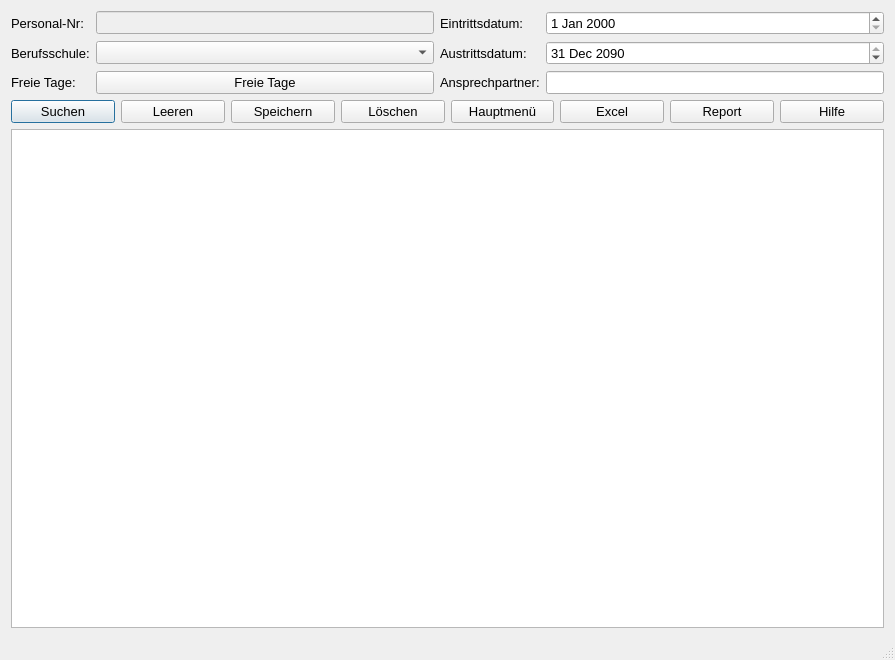
<?xml version="1.0" encoding="UTF-8"?>
<ui version="4.0">
 <class>Berufsschule</class>
 <widget class="QDialog" name="Berufsschule">
  <property name="geometry">
   <rect>
    <x>0</x>
    <y>0</y>
    <width>895</width>
    <height>660</height>
   </rect>
  </property>
  <property name="minimumSize">
   <size>
    <width>895</width>
    <height>660</height>
   </size>
  </property>
  <property name="windowTitle">
   <string>Berufsschule</string>
  </property>
  <property name="sizeGripEnabled">
   <bool>true</bool>
  </property>
  <layout class="QGridLayout" name="gridLayout">
   <item row="5" column="0" colspan="9">
    <layout class="QGridLayout" name="gridLayout_2">
     <item row="0" column="0">
      <widget class="QPushButton" name="pb_suchen">
       <property name="minimumSize">
        <size>
         <width>100</width>
         <height>0</height>
        </size>
       </property>
       <property name="font">
        <font>
         <pointsize>10</pointsize>
        </font>
       </property>
       <property name="text">
        <string>Suchen</string>
       </property>
       <property name="icon">
        <iconset>
         <normaloff>C:/Users/koele/_Symbole/UsedSymbols/searchmagnifierinterfacesymbol1_79893.ico</normaloff>C:/Users/koele/_Symbole/UsedSymbols/searchmagnifierinterfacesymbol1_79893.ico</iconset>
       </property>
      </widget>
     </item>
     <item row="0" column="1">
      <widget class="QPushButton" name="bt_clear">
       <property name="minimumSize">
        <size>
         <width>100</width>
         <height>0</height>
        </size>
       </property>
       <property name="font">
        <font>
         <pointsize>10</pointsize>
        </font>
       </property>
       <property name="text">
        <string>Leeren</string>
       </property>
       <property name="icon">
        <iconset>
         <normaloff>Z:/Knapp_Apprentice_Training/_Symbole/UsedSymbols/-clear_90704.ico</normaloff>Z:/Knapp_Apprentice_Training/_Symbole/UsedSymbols/-clear_90704.ico</iconset>
       </property>
      </widget>
     </item>
     <item row="0" column="4">
      <widget class="QPushButton" name="btHp">
       <property name="minimumSize">
        <size>
         <width>100</width>
         <height>0</height>
        </size>
       </property>
       <property name="font">
        <font>
         <pointsize>10</pointsize>
        </font>
       </property>
       <property name="text">
        <string>Hauptmenü</string>
       </property>
       <property name="icon">
        <iconset>
         <normaloff>C:/Users/koele/_Symbole/UsedSymbols/log-out_icon-icons.com_50106.ico</normaloff>C:/Users/koele/_Symbole/UsedSymbols/log-out_icon-icons.com_50106.ico</iconset>
       </property>
      </widget>
     </item>
     <item row="0" column="3">
      <widget class="QPushButton" name="btLoeschen">
       <property name="minimumSize">
        <size>
         <width>100</width>
         <height>0</height>
        </size>
       </property>
       <property name="font">
        <font>
         <pointsize>10</pointsize>
        </font>
       </property>
       <property name="text">
        <string>Löschen</string>
       </property>
       <property name="icon">
        <iconset>
         <normaloff>C:/Users/koele/_Symbole/UsedSymbols/seo-social-web-network-internet_262_icon-icons.com_61518.ico</normaloff>C:/Users/koele/_Symbole/UsedSymbols/seo-social-web-network-internet_262_icon-icons.com_61518.ico</iconset>
       </property>
      </widget>
     </item>
     <item row="0" column="6">
      <widget class="QPushButton" name="pb_report">
       <property name="minimumSize">
        <size>
         <width>100</width>
         <height>0</height>
        </size>
       </property>
       <property name="font">
        <font>
         <pointsize>10</pointsize>
        </font>
       </property>
       <property name="text">
        <string>Report</string>
       </property>
       <property name="icon">
        <iconset>
         <normaloff>C:/Users/koele/_Symbole/UsedSymbols/reporting_noun_report_document_file_icon_148360.ico</normaloff>C:/Users/koele/_Symbole/UsedSymbols/reporting_noun_report_document_file_icon_148360.ico</iconset>
       </property>
      </widget>
     </item>
     <item row="0" column="5">
      <widget class="QPushButton" name="btExcel">
       <property name="minimumSize">
        <size>
         <width>100</width>
         <height>0</height>
        </size>
       </property>
       <property name="font">
        <font>
         <pointsize>10</pointsize>
        </font>
       </property>
       <property name="text">
        <string>Excel</string>
       </property>
       <property name="icon">
        <iconset>
         <normaloff>C:/Users/koele/_Symbole/UsedSymbols/microsoft_excel_icon_132212.ico</normaloff>C:/Users/koele/_Symbole/UsedSymbols/microsoft_excel_icon_132212.ico</iconset>
       </property>
      </widget>
     </item>
     <item row="0" column="2">
      <widget class="QPushButton" name="btSpeichern">
       <property name="minimumSize">
        <size>
         <width>100</width>
         <height>0</height>
        </size>
       </property>
       <property name="font">
        <font>
         <pointsize>10</pointsize>
        </font>
       </property>
       <property name="text">
        <string>Speichern</string>
       </property>
       <property name="icon">
        <iconset>
         <normaloff>C:/Users/koele/_Symbole/UsedSymbols/save_3621.ico</normaloff>C:/Users/koele/_Symbole/UsedSymbols/save_3621.ico</iconset>
       </property>
      </widget>
     </item>
     <item row="0" column="7">
      <widget class="QPushButton" name="btHelp">
       <property name="minimumSize">
        <size>
         <width>100</width>
         <height>0</height>
        </size>
       </property>
       <property name="font">
        <font>
         <pointsize>10</pointsize>
        </font>
       </property>
       <property name="text">
        <string>Hilfe</string>
       </property>
       <property name="icon">
        <iconset>
         <normaloff>C:/Users/koele/_Symbole/UsedSymbols/info_13213.ico</normaloff>C:/Users/koele/_Symbole/UsedSymbols/info_13213.ico</iconset>
       </property>
      </widget>
     </item>
    </layout>
   </item>
   <item row="27" column="0" colspan="9">
    <widget class="QLabel" name="lab_INFO">
     <property name="maximumSize">
      <size>
       <width>16777215</width>
       <height>30</height>
      </size>
     </property>
     <property name="font">
      <font>
       <pointsize>10</pointsize>
      </font>
     </property>
     <property name="text">
      <string/>
     </property>
    </widget>
   </item>
   <item row="26" column="0" colspan="9">
    <widget class="QTableWidget" name="tw_Data">
     <property name="enabled">
      <bool>true</bool>
     </property>
     <property name="minimumSize">
      <size>
       <width>0</width>
       <height>0</height>
      </size>
     </property>
     <property name="maximumSize">
      <size>
       <width>16777215</width>
       <height>500</height>
      </size>
     </property>
     <property name="font">
      <font>
       <pointsize>10</pointsize>
      </font>
     </property>
     <property name="sizeAdjustPolicy">
      <enum>QAbstractScrollArea::AdjustIgnored</enum>
     </property>
     <property name="editTriggers">
      <set>QAbstractItemView::NoEditTriggers</set>
     </property>
     <property name="tabKeyNavigation">
      <bool>true</bool>
     </property>
     <property name="showDropIndicator" stdset="0">
      <bool>true</bool>
     </property>
     <property name="dragDropOverwriteMode">
      <bool>true</bool>
     </property>
     <property name="alternatingRowColors">
      <bool>true</bool>
     </property>
     <attribute name="verticalHeaderVisible">
      <bool>true</bool>
     </attribute>
    </widget>
   </item>
   <item row="0" column="0" colspan="9">
    <layout class="QGridLayout" name="gridLayout_4">
     <item row="1" column="1">
      <widget class="QComboBox" name="cb_Bs">
       <property name="font">
        <font>
         <pointsize>10</pointsize>
        </font>
       </property>
      </widget>
     </item>
     <item row="1" column="2">
      <widget class="QLabel" name="l_Austrittsdatum">
       <property name="font">
        <font>
         <pointsize>10</pointsize>
        </font>
       </property>
       <property name="text">
        <string>Austrittsdatum:</string>
       </property>
      </widget>
     </item>
     <item row="1" column="0">
      <widget class="QLabel" name="le_Berufsschule">
       <property name="font">
        <font>
         <pointsize>10</pointsize>
        </font>
       </property>
       <property name="text">
        <string>Berufsschule:</string>
       </property>
      </widget>
     </item>
     <item row="0" column="3">
      <widget class="QDateEdit" name="de_Eintritt">
       <property name="font">
        <font>
         <pointsize>10</pointsize>
        </font>
       </property>
      </widget>
     </item>
     <item row="0" column="0">
      <widget class="QLabel" name="l_Vorname">
       <property name="font">
        <font>
         <pointsize>10</pointsize>
        </font>
       </property>
       <property name="text">
        <string>Personal-Nr:</string>
       </property>
      </widget>
     </item>
     <item row="0" column="2">
      <widget class="QLabel" name="l_Eintrittsdatum">
       <property name="font">
        <font>
         <pointsize>10</pointsize>
        </font>
       </property>
       <property name="text">
        <string>Eintrittsdatum:</string>
       </property>
      </widget>
     </item>
     <item row="1" column="3">
      <widget class="QDateEdit" name="de_Austritt">
       <property name="font">
        <font>
         <pointsize>10</pointsize>
        </font>
       </property>
       <property name="dateTime">
        <datetime>
         <hour>0</hour>
         <minute>0</minute>
         <second>0</second>
         <year>2090</year>
         <month>12</month>
         <day>31</day>
        </datetime>
       </property>
       <property name="maximumDateTime">
        <datetime>
         <hour>23</hour>
         <minute>59</minute>
         <second>59</second>
         <year>2090</year>
         <month>12</month>
         <day>31</day>
        </datetime>
       </property>
      </widget>
     </item>
     <item row="0" column="1">
      <widget class="QLineEdit" name="le_PersNr">
       <property name="enabled">
        <bool>false</bool>
       </property>
       <property name="font">
        <font>
         <pointsize>10</pointsize>
        </font>
       </property>
      </widget>
     </item>
     <item row="2" column="0">
      <widget class="QLabel" name="label">
       <property name="font">
        <font>
         <pointsize>10</pointsize>
        </font>
       </property>
       <property name="text">
        <string>Freie Tage:</string>
       </property>
      </widget>
     </item>
     <item row="2" column="1">
      <widget class="QPushButton" name="pb_freieTage">
       <property name="font">
        <font>
         <pointsize>10</pointsize>
        </font>
       </property>
       <property name="text">
        <string>Freie Tage</string>
       </property>
      </widget>
     </item>
     <item row="2" column="2">
      <widget class="QLabel" name="la_ansprechpartner">
       <property name="font">
        <font>
         <pointsize>10</pointsize>
        </font>
       </property>
       <property name="text">
        <string>Ansprechpartner:</string>
       </property>
      </widget>
     </item>
     <item row="2" column="3">
      <widget class="QLineEdit" name="le_Ansprechpartner">
       <property name="font">
        <font>
         <pointsize>10</pointsize>
        </font>
       </property>
      </widget>
     </item>
    </layout>
   </item>
  </layout>
 </widget>
 <tabstops>
  <tabstop>le_PersNr</tabstop>
  <tabstop>cb_Bs</tabstop>
  <tabstop>pb_freieTage</tabstop>
  <tabstop>de_Eintritt</tabstop>
  <tabstop>de_Austritt</tabstop>
  <tabstop>le_Ansprechpartner</tabstop>
  <tabstop>pb_suchen</tabstop>
  <tabstop>bt_clear</tabstop>
  <tabstop>btSpeichern</tabstop>
  <tabstop>btLoeschen</tabstop>
  <tabstop>btHp</tabstop>
  <tabstop>btExcel</tabstop>
  <tabstop>pb_report</tabstop>
  <tabstop>btHelp</tabstop>
  <tabstop>tw_Data</tabstop>
 </tabstops>
 <resources/>
 <connections/>
</ui>
